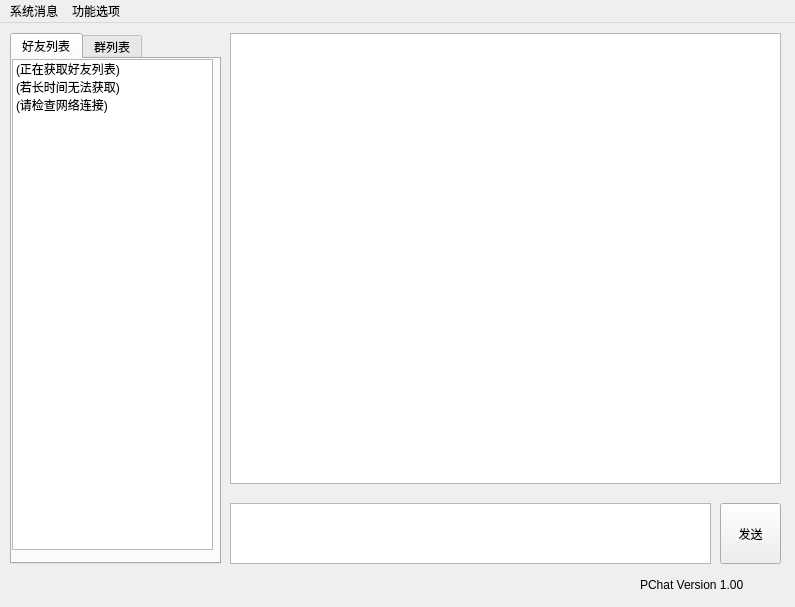
<?xml version="1.0" encoding="UTF-8"?>
<ui version="4.0">
 <class>UIMainchat</class>
 <widget class="QMainWindow" name="UIMainchat">
  <property name="geometry">
   <rect>
    <x>0</x>
    <y>0</y>
    <width>795</width>
    <height>607</height>
   </rect>
  </property>
  <property name="minimumSize">
   <size>
    <width>795</width>
    <height>607</height>
   </size>
  </property>
  <property name="maximumSize">
   <size>
    <width>795</width>
    <height>607</height>
   </size>
  </property>
  <property name="windowTitle">
   <string>PChat</string>
  </property>
  <widget class="QWidget" name="centralwidget">
   <widget class="QTextEdit" name="txtMsg">
    <property name="geometry">
     <rect>
      <x>230</x>
      <y>10</y>
      <width>551</width>
      <height>451</height>
     </rect>
    </property>
    <property name="readOnly">
     <bool>true</bool>
    </property>
   </widget>
   <widget class="QPlainTextEdit" name="txtSend">
    <property name="geometry">
     <rect>
      <x>230</x>
      <y>480</y>
      <width>481</width>
      <height>61</height>
     </rect>
    </property>
    <property name="contextMenuPolicy">
     <enum>Qt::CustomContextMenu</enum>
    </property>
    <property name="documentTitle">
     <string/>
    </property>
    <property name="plainText">
     <string/>
    </property>
   </widget>
   <widget class="QPushButton" name="btnSend">
    <property name="geometry">
     <rect>
      <x>720</x>
      <y>480</y>
      <width>61</width>
      <height>61</height>
     </rect>
    </property>
    <property name="text">
     <string>发送</string>
    </property>
   </widget>
   <widget class="QTabWidget" name="tabWidget">
    <property name="geometry">
     <rect>
      <x>10</x>
      <y>10</y>
      <width>211</width>
      <height>531</height>
     </rect>
    </property>
    <property name="currentIndex">
     <number>0</number>
    </property>
    <widget class="QWidget" name="tabFriend">
     <attribute name="title">
      <string>好友列表</string>
     </attribute>
     <widget class="QListWidget" name="lstFriend">
      <property name="geometry">
       <rect>
        <x>0</x>
        <y>0</y>
        <width>201</width>
        <height>491</height>
       </rect>
      </property>
      <property name="contextMenuPolicy">
       <enum>Qt::ActionsContextMenu</enum>
      </property>
      <property name="currentRow">
       <number>-1</number>
      </property>
      <item>
       <property name="text">
        <string>(正在获取好友列表)</string>
       </property>
      </item>
      <item>
       <property name="text">
        <string>(若长时间无法获取)</string>
       </property>
      </item>
      <item>
       <property name="text">
        <string>(请检查网络连接)</string>
       </property>
      </item>
     </widget>
    </widget>
    <widget class="QWidget" name="tabGroup">
     <attribute name="title">
      <string>群列表</string>
     </attribute>
     <widget class="QListWidget" name="lstGroup">
      <property name="geometry">
       <rect>
        <x>0</x>
        <y>0</y>
        <width>201</width>
        <height>291</height>
       </rect>
      </property>
      <property name="contextMenuPolicy">
       <enum>Qt::ActionsContextMenu</enum>
      </property>
     </widget>
     <widget class="QListWidget" name="lstGroupMember">
      <property name="geometry">
       <rect>
        <x>0</x>
        <y>301</y>
        <width>201</width>
        <height>181</height>
       </rect>
      </property>
      <property name="contextMenuPolicy">
       <enum>Qt::ActionsContextMenu</enum>
      </property>
     </widget>
    </widget>
   </widget>
   <widget class="QLabel" name="lblVersion">
    <property name="geometry">
     <rect>
      <x>640</x>
      <y>550</y>
      <width>161</width>
      <height>24</height>
     </rect>
    </property>
    <property name="text">
     <string>PChat Version 1.00</string>
    </property>
   </widget>
   <widget class="QLabel" name="lblStatus">
    <property name="geometry">
     <rect>
      <x>10</x>
      <y>550</y>
      <width>619</width>
      <height>24</height>
     </rect>
    </property>
    <property name="text">
     <string>&lt;html&gt;&lt;head/&gt;&lt;body&gt;&lt;p&gt;&lt;br/&gt;&lt;/p&gt;&lt;/body&gt;&lt;/html&gt;</string>
    </property>
    <property name="textFormat">
     <enum>Qt::RichText</enum>
    </property>
   </widget>
  </widget>
  <widget class="QMenuBar" name="menubar">
   <property name="geometry">
    <rect>
     <x>0</x>
     <y>0</y>
     <width>795</width>
     <height>30</height>
    </rect>
   </property>
   <widget class="QMenu" name="mnuSystem">
    <property name="title">
     <string>系统消息</string>
    </property>
    <addaction name="actMsgbox"/>
    <addaction name="separator"/>
    <addaction name="actQuit"/>
   </widget>
   <widget class="QMenu" name="mnuTools">
    <property name="title">
     <string>功能选项</string>
    </property>
    <addaction name="actAddFriend"/>
    <addaction name="separator"/>
    <addaction name="actCreateGroup"/>
    <addaction name="actJoinGroup"/>
   </widget>
   <addaction name="mnuSystem"/>
   <addaction name="mnuTools"/>
  </widget>
  <action name="action">
   <property name="text">
    <string>创建群</string>
   </property>
  </action>
  <action name="action_2">
   <property name="text">
    <string>加入群</string>
   </property>
  </action>
  <action name="actAddFriend">
   <property name="text">
    <string>添加新好友</string>
   </property>
  </action>
  <action name="actCreateGroup">
   <property name="text">
    <string>创建群</string>
   </property>
  </action>
  <action name="actJoinGroup">
   <property name="text">
    <string>加入群</string>
   </property>
  </action>
  <action name="actChatrecord">
   <property name="text">
    <string>聊天记录</string>
   </property>
  </action>
  <action name="actMsgbox">
   <property name="text">
    <string>离线消息</string>
   </property>
  </action>
  <action name="actQuit">
   <property name="text">
    <string>退出登录</string>
   </property>
  </action>
  <action name="actFileTransfer">
   <property name="text">
    <string>文件传输</string>
   </property>
  </action>
 </widget>
 <resources/>
 <connections/>
</ui>
